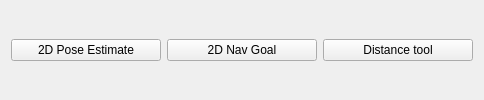
        <widget class="QWidget" name="tab_RVIZ">
         <attribute name="title">
          <string>Rviz</string>
         </attribute>
         <layout class="QVBoxLayout" name="verticalLayout_25">
          <item>
           <layout class="QVBoxLayout" name="verticalLayout_24" stretch="1,20">
            <item>
             <layout class="QHBoxLayout" name="horizontalLayout_12">
              <item>
               <widget class="QPushButton" name="set_start_btn">
                <property name="minimumSize">
                 <size>
                  <width>150</width>
                  <height>0</height>
                 </size>
                </property>
                <property name="maximumSize">
                 <size>
                  <width>150</width>
                  <height>16777215</height>
                 </size>
                </property>
                <property name="text">
                 <string>2D Pose Estimate</string>
                </property>
                <property name="icon">
                 <iconset resource="../resources/images.qrc">
                  <normaloff>:/images/classes/SetInitialPose.png</normaloff>:/images/classes/SetInitialPose.png</iconset>
                </property>
               </widget>
              </item>
              <item>
               <widget class="QPushButton" name="set_goal_btn">
                <property name="minimumSize">
                 <size>
                  <width>150</width>
                  <height>0</height>
                 </size>
                </property>
                <property name="maximumSize">
                 <size>
                  <width>150</width>
                  <height>16777215</height>
                 </size>
                </property>
                <property name="text">
                 <string>2D Nav Goal</string>
                </property>
                <property name="icon">
                 <iconset resource="../resources/images.qrc">
                  <normaloff>:/images/classes/SetGoal.png</normaloff>:/images/classes/SetGoal.png</iconset>
                </property>
               </widget>
              </item>
              <item>
               <widget class="QPushButton" name="distance_measure_btn">
                <property name="minimumSize">
                 <size>
                  <width>150</width>
                  <height>0</height>
                 </size>
                </property>
                <property name="maximumSize">
                 <size>
                  <width>150</width>
                  <height>16777215</height>
                 </size>
                </property>
                <property name="text">
                 <string>Distance tool</string>
                </property>
                <property name="icon">
                 <iconset resource="../resources/picture.qrc">
                  <normaloff>:/class/images/classes/Measure.svg</normaloff>:/class/images/classes/Measure.svg</iconset>
                </property>
               </widget>
              </item>
             </layout>
            </item>
            <item>
             <layout class="QVBoxLayout" name="Layout_rviz"/>
            </item>
           </layout>
          </item>
         </layout>
        </widget>
